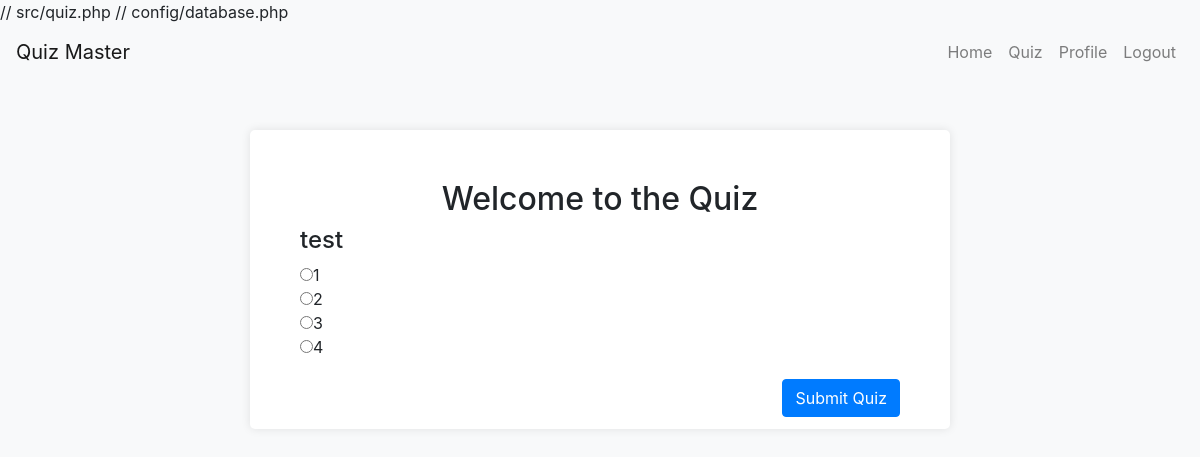
Before: /src/quiz_o.php (signed in) with the older database file.
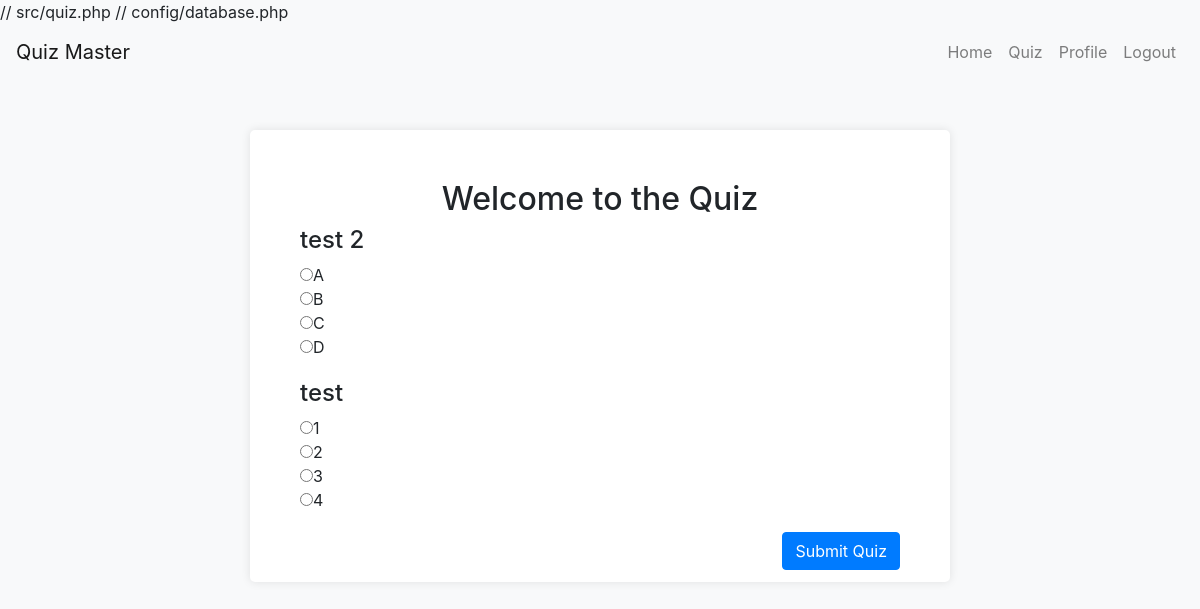
After: the same page with the newer database file.
### tables this page shows
CREATE TABLE `questions` (
  `id` int(11) NOT NULL,
  `question` text NOT NULL,
  `option1` varchar(255) NOT NULL,
  `option2` varchar(255) NOT NULL,
  `option3` varchar(255) NOT NULL,
  `option4` varchar(255) NOT NULL,
  `correct_option` int(11) NOT NULL
);

### src/quiz_o.php (the view, shortened to what this page needs)
<?php
include '../config/database.php';
include '../src/navbar.php';
$sql = "SELECT * FROM questions ORDER BY RAND() LIMIT 10";
$result = $conn->query($sql);
?>
<!DOCTYPE html>
<html>
<head>
        <link rel="stylesheet" href="https://maxcdn.bootstrapcdn.com/bootstrap/4.0.0/css/bootstrap.min.css">
</head>
    <link rel="stylesheet" href="https://stackpath.bootstrapcdn.com/bootstrap/4.5.2/css/bootstrap.min.css">
<body>
<div class="container">
        <div class="quiz-container">
            <h2 class="text-center">Welcome to the Quiz</h2>
    <form method="post" action="result_o.php">
                <div class="question">
                     <?php
        while ($row = $result->fetch_assoc()) {
            echo "<div class='question'>";
            echo "<div>";
            echo "<h4>" . $row['question'] . "</h4>";
            echo "<input type='radio' name='question_" . $row['id'] . "' value='1'>" . $row['option1'] . "<br>";
            echo "<input type='radio' name='question_" . $row['id'] . "' value='2'>" . $row['option2'] . "<br>";
            echo "<input type='radio' name='question_" . $row['id'] . "' value='3'>" . $row['option3'] . "<br>";
            echo "<input type='radio' name='question_" . $row['id'] . "' value='4'>" . $row['option4'] . "<br>";
            echo "</div>";
            echo "</div>";
        }
        ?>
                <button type="submit" class="btn btn-primary btn-next">Submit Quiz</button>
            </form>
        </div>
    </div>
</body>
</html>

Changed rows visible on the page:
added questions: question "test 2", option1 "A", option2 "B", option3 "C", option4 "D"
